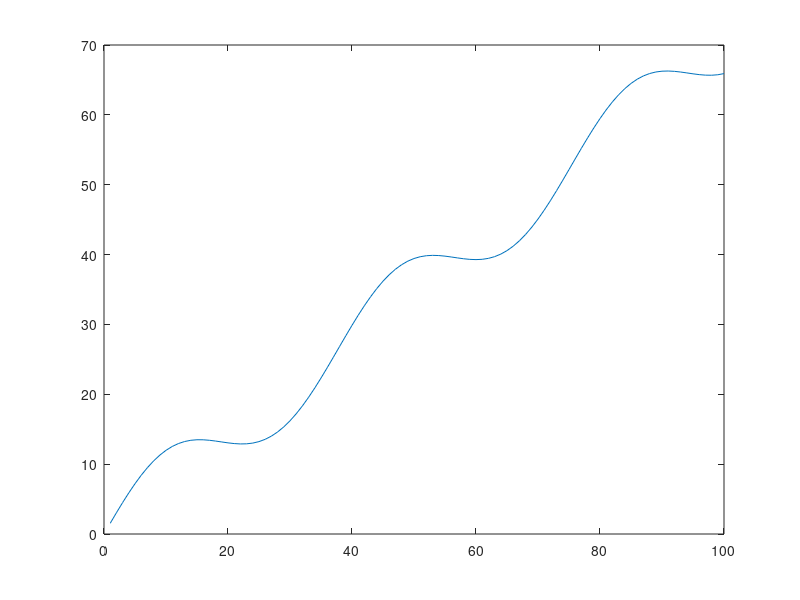

This chart was generated by the following MATLAB code: (Note: this script raises an error after producing the figure.)
% % Connecting the Bluetooth:
% com = '8';
% P = ['\\.\COM', com];
% comport = P; % the actual COM port
% % to use varies.
% result = EPOCommunications('open',comport);

% Variables:
x_field = 480;
y_field = 480;

L = 42;

x0 = 0;
y0 = 0;

x1 = 100;
y1 = 70;

x = x1-x0;
y = y1-y0;

epsilon = 20;

theta = atan(y/x);

R = sqrt(x^2+y^2)/(2*sin(2*atan(y/x)));

l = sqrt(x^2+y^2);
length = 100;
for i = 1:100
    x_(i) = x*i/100;
    l_(i) = l*i/100;
    y__(i) = y*i/100;
    y_(i) = y__(i)+5*sin(x_(i)/6);
end

plot(x_,y_)
% Calculations:
alpha = atan(2*L*sin(2*atan(y/x))/(sqrt(x^2+y^2)));

alpha = alpha*180/pi;

Car_angle = 2*alpha;

D = 150-(1.36*alpha);

% Returning the value to the Car:
D_str = int2str(D);

direction = ['D', D_str];

% EPOCommunications('transmit', direction);   % direction
% EPOCommunications('transmit','M156');   % speed
% 
% if ((x_in-x1)^2+(y_in-y1)^2 <= epsilon^2)
%     EPOCommunications('transmit', direction);   % direction
%     EPOCommunications('transmit','M150');   % speed
% end;

%pause(3);

%EPOCommunications('transmit', direction);   % direction
%EPOCommunications('transmit','M150');   % speed

% Closing the connection:
status = EPOCommunications('close',comport);